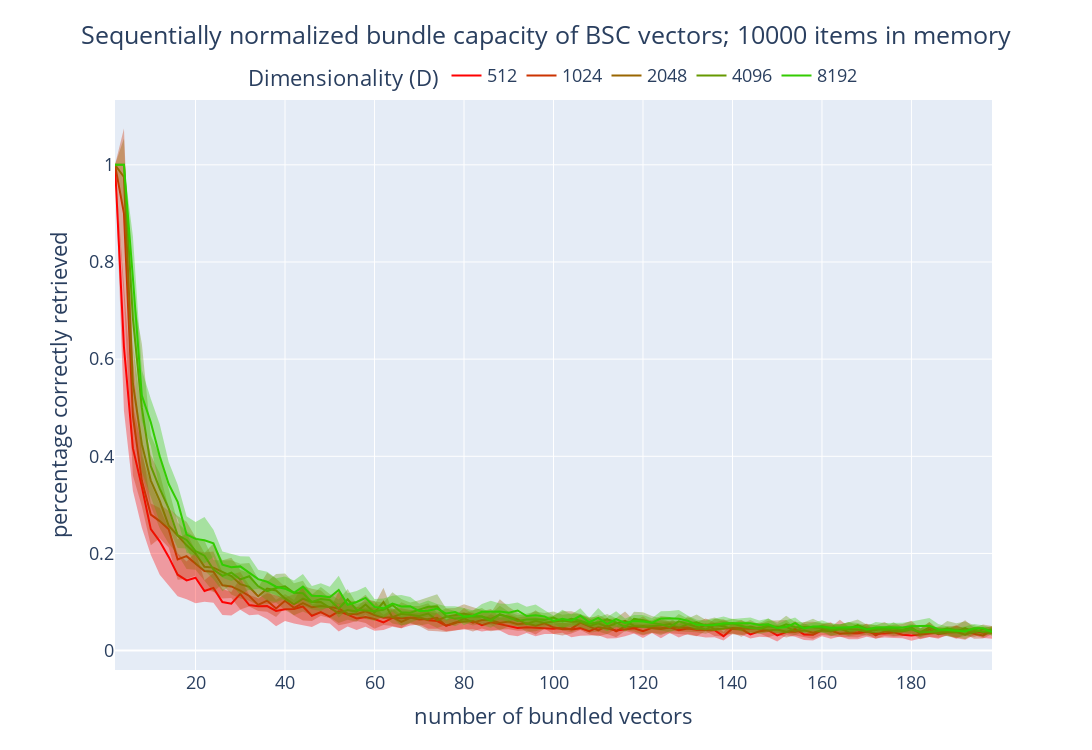

The cell this chart's notebook holds for it:
### Code cell
fig = go.Figure()

for d_idx in range(len(DIMENSIONS)):
  fig.add_trace(go.Scatter(x=BUNDLE_SIZES, y=prob_corr_retrieval_mean[d_idx, :],
               name=f'{DIMENSIONS[d_idx]}',
              #  error_y=dict(type='data', array=prob_corr_retrieval_std[d_idx, :], visible=True),
              #set color using a color map 
              line=dict(color=f'rgb({255 - 255 * d_idx // len(DIMENSIONS)}, {255 * d_idx // len(DIMENSIONS)}, 1, 1)'),
               mode='lines'))
  # continuous error bands
  fig.add_trace(go.Scatter(
      x=BUNDLE_SIZES + BUNDLE_SIZES[::-1],
      y=np.concatenate([prob_corr_retrieval_mean[d_idx, :] + prob_corr_retrieval_std[d_idx, :],
                        (prob_corr_retrieval_mean[d_idx, :] - prob_corr_retrieval_std[d_idx, :]).flip(0)]),
      fill='toself',
      line=dict(width=0),
      fillcolor=f'rgba({255 - 255 * d_idx // len(DIMENSIONS)}, {255 * d_idx // len(DIMENSIONS)}, 1, 0.35)',
      showlegend=False
  ))

fig.update_layout(title=dict(
            text=f'Sequentially normalized bundle capacity of {vsa_type} vectors; {item_memory_size} items in memory',
            x=0.5,
            y=.965,
          ),
          legend=dict(
            orientation="h",
            yanchor="top",
            y=1.075,
            xanchor="center",
            x=0.5,
            title='Dimensionality (D)'
          ),
          xaxis_title='number of bundled vectors',
          yaxis_title='percentage correctly retrieved',
          width=1250,
          height=750,
          font=dict(
            size=18,
          ),
          margin=dict(l=115, r=100, t=100, b=80),
)

fig.show()
